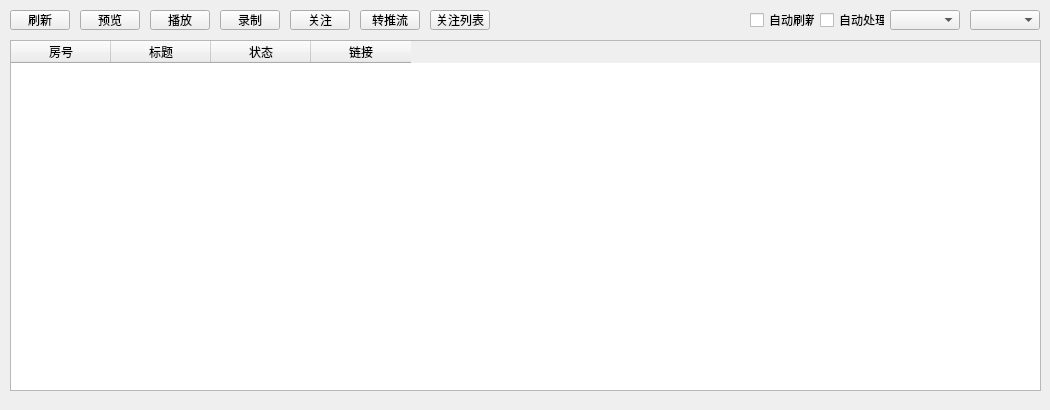
<?xml version="1.0" encoding="UTF-8"?>
<ui version="4.0">
 <class>Form</class>
 <widget class="QWidget" name="Form">
  <property name="geometry">
   <rect>
    <x>0</x>
    <y>0</y>
    <width>1050</width>
    <height>410</height>
   </rect>
  </property>
  <property name="windowTitle">
   <string>Form</string>
  </property>
  <widget class="QPushButton" name="previewBtn">
   <property name="geometry">
    <rect>
     <x>80</x>
     <y>10</y>
     <width>60</width>
     <height>20</height>
    </rect>
   </property>
   <property name="text">
    <string>预览</string>
   </property>
  </widget>
  <widget class="QPushButton" name="recordBtn">
   <property name="geometry">
    <rect>
     <x>220</x>
     <y>10</y>
     <width>60</width>
     <height>20</height>
    </rect>
   </property>
   <property name="text">
    <string>录制</string>
   </property>
  </widget>
  <widget class="QPushButton" name="refreshBtn">
   <property name="geometry">
    <rect>
     <x>10</x>
     <y>10</y>
     <width>60</width>
     <height>20</height>
    </rect>
   </property>
   <property name="sizePolicy">
    <sizepolicy hsizetype="Minimum" vsizetype="Fixed">
     <horstretch>0</horstretch>
     <verstretch>0</verstretch>
    </sizepolicy>
   </property>
   <property name="text">
    <string>刷新</string>
   </property>
  </widget>
  <widget class="QCheckBox" name="autoRefreshBox">
   <property name="geometry">
    <rect>
     <x>750</x>
     <y>10</y>
     <width>65</width>
     <height>20</height>
    </rect>
   </property>
   <property name="text">
    <string>自动刷新</string>
   </property>
  </widget>
  <widget class="QCheckBox" name="watchRoomBox">
   <property name="geometry">
    <rect>
     <x>820</x>
     <y>10</y>
     <width>65</width>
     <height>20</height>
    </rect>
   </property>
   <property name="text">
    <string>自动处理</string>
   </property>
  </widget>
  <widget class="QPushButton" name="playBtn">
   <property name="geometry">
    <rect>
     <x>150</x>
     <y>10</y>
     <width>60</width>
     <height>20</height>
    </rect>
   </property>
   <property name="text">
    <string>播放</string>
   </property>
  </widget>
  <widget class="QTableWidget" name="tableWidget">
   <property name="geometry">
    <rect>
     <x>10</x>
     <y>40</y>
     <width>1031</width>
     <height>351</height>
    </rect>
   </property>
   <property name="columnCount">
    <number>4</number>
   </property>
   <column>
    <property name="text">
     <string>房号</string>
    </property>
   </column>
   <column>
    <property name="text">
     <string>标题</string>
    </property>
   </column>
   <column>
    <property name="text">
     <string>状态</string>
    </property>
   </column>
   <column>
    <property name="text">
     <string>链接</string>
    </property>
   </column>
  </widget>
  <widget class="QComboBox" name="handleBox">
   <property name="geometry">
    <rect>
     <x>890</x>
     <y>10</y>
     <width>70</width>
     <height>20</height>
    </rect>
   </property>
  </widget>
  <widget class="QPushButton" name="editfollowBtn">
   <property name="geometry">
    <rect>
     <x>430</x>
     <y>10</y>
     <width>60</width>
     <height>20</height>
    </rect>
   </property>
   <property name="text">
    <string>关注列表</string>
   </property>
  </widget>
  <widget class="QPushButton" name="addfollowBtn">
   <property name="geometry">
    <rect>
     <x>290</x>
     <y>10</y>
     <width>60</width>
     <height>20</height>
    </rect>
   </property>
   <property name="text">
    <string>关注</string>
   </property>
  </widget>
  <widget class="QLabel" name="tipLabel">
   <property name="geometry">
    <rect>
     <x>10</x>
     <y>392</y>
     <width>731</width>
     <height>16</height>
    </rect>
   </property>
   <property name="text">
    <string/>
   </property>
   <property name="alignment">
    <set>Qt::AlignRight|Qt::AlignTrailing|Qt::AlignVCenter</set>
   </property>
  </widget>
  <widget class="QPushButton" name="sendStreamBtn">
   <property name="geometry">
    <rect>
     <x>360</x>
     <y>10</y>
     <width>60</width>
     <height>20</height>
    </rect>
   </property>
   <property name="text">
    <string>转推流</string>
   </property>
  </widget>
  <widget class="QComboBox" name="sourceBox">
   <property name="geometry">
    <rect>
     <x>970</x>
     <y>10</y>
     <width>70</width>
     <height>20</height>
    </rect>
   </property>
  </widget>
 </widget>
 <resources/>
 <connections/>
</ui>
